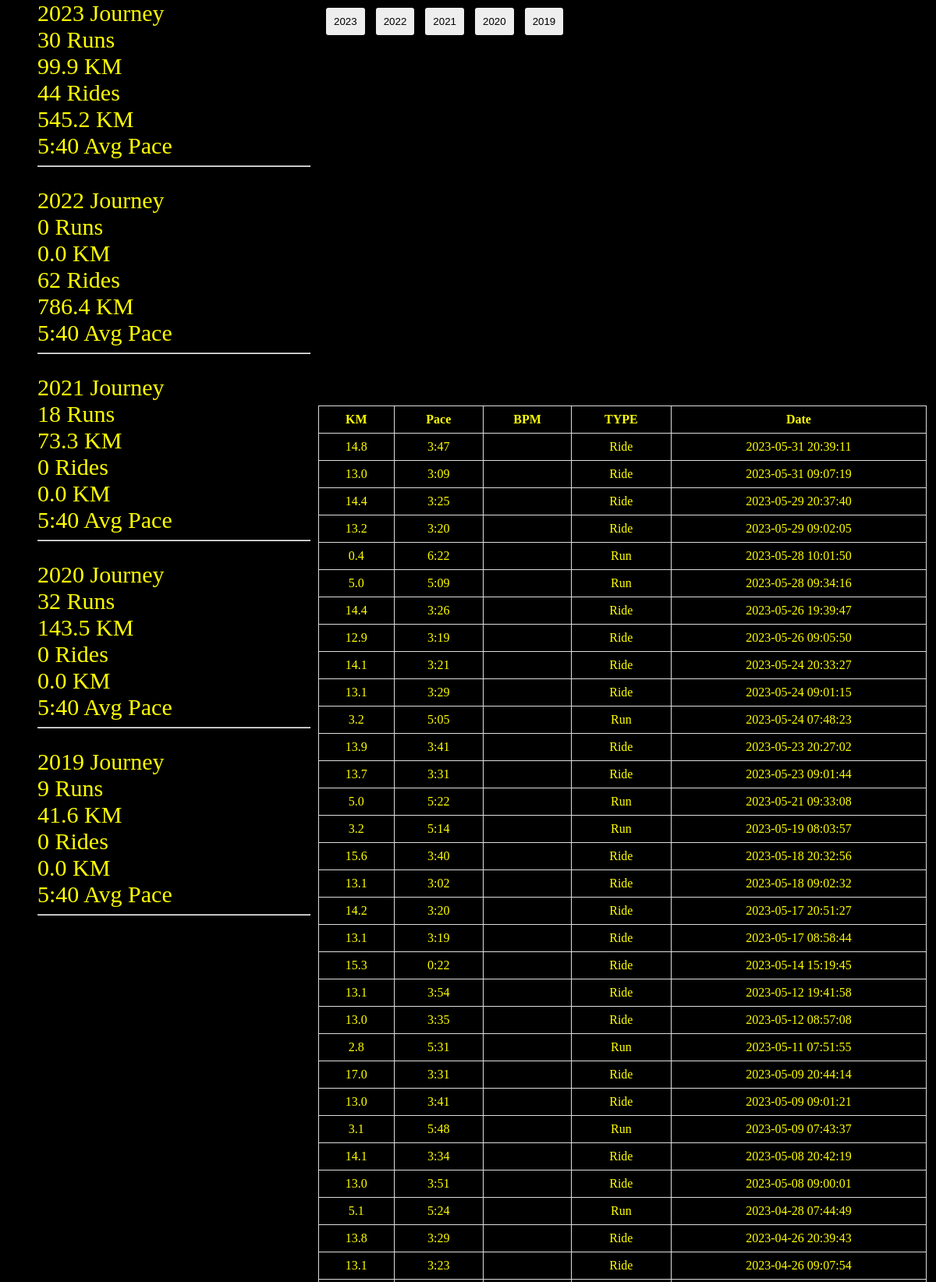
The page / (upper part) on the database its author committed.
### tables this page shows
CREATE TABLE activities (
	run_id INTEGER NOT NULL, 
	name VARCHAR, 
	distance FLOAT, 
	moving_time DATETIME, 
	elapsed_time DATETIME, 
	type VARCHAR, 
	start_date VARCHAR, 
	start_date_local VARCHAR, 
	location_country VARCHAR, 
	summary_polyline VARCHAR, 
	average_heartrate FLOAT, 
	average_speed FLOAT, 
	PRIMARY KEY (run_id)
);

### scripts/app.py (the view)
@app.route('/')
def index():
    data = g.data
    print(data[:3])
    print(data.columns)
    data["year"] = data["Date"].apply(lambda x: x[:4])
    years = sorted(data["year"].unique(), reverse=True)
    summary_data = []
    for year in years:
        tmp = dict()
        cur_year_data = data[data["year"] == year]
        tmp["year"] = year
        tmp["runs"] = cur_year_data[cur_year_data["TYPE"] == "Run"].shape[0]
        tmp["run_km"] = round(cur_year_data[cur_year_data["TYPE"] == "Run"]["KM"].sum(), 2)
        tmp["rides"] = cur_year_data[cur_year_data["TYPE"] == "Ride"].shape[0]
        tmp["ride_km"] = round(cur_year_data[cur_year_data["TYPE"] == "Ride"]["KM"].sum(), 2)
        summary_data.append(tmp)
    print(summary_data)
    return render_template('index.html', table_data=g.table_data, data=summary_data)

### scripts/template/index.html (shortened to what this page needs)
<!DOCTYPE html>
<html>
<head>
    <link rel="stylesheet" href="{{ url_for('static', filename='css/style.css') }}">
</head>
<body>
    <div id="container">
        <div id="text">
            {% for row in data %}
                <div class="year">{{ row['year'] }} Journey</div>
                <div class="year">{{ row['runs'] }} Runs</div>
                <div class="year">{{ row['run_km'] }} KM</div>
                <div class="year">{{ row['rides'] }} Rides</div>
                <div class="year">{{ row['ride_km'] }} KM</div>
                <div class="year">5:40 Avg Pace</div>
                <hr style="color: red;">
                <br>
            {% endfor %}
        </div>
        <div class="wrapper">
            <div id="map-table">
                <div id="map"></div>
                <div id="year-button">
                    <button id="2023">2023</button>
                    <button id="2022">2022</button>
                    <button id="2021">2021</button>
                    <button id="2020">2020</button>
                    <button id="2019">2019</button>
                </div>
            </div>
            <div id="table">
                <table>
                    <thead>
                        <tr>
                            <th>KM</th>
                            <th>Pace</th>
                            <th>BPM</th>
                            <th>TYPE</th>
                            <th>Date</th>
                        </tr>
                    </thead>
                    <tbody>
                        {% for row in table_data %}
                            <tr data-id="{{ row['id'] }}" onclick="window.scrollTo(0,0)">
                                <td>{{ row['KM'] }}</td>
                                <td>{{ row['Pace'] }}</td>
                                <td>{{ row['BPM'] }}</td>
                                <td>{{ row['TYPE'] }}</td>
                                <td>{{ row['Date'] }}</td>
                            </tr>
                        {% endfor %}
                    </tbody>
                </table>
            </div>
        </div>
    </div>
</body>
</html>

### scripts/static/css/style.css (style rules this page uses)
html, body { width: 100%; height: 100%; margin: 0; padding: 0; background-color: black; }
#container { display: flex; align-items: flex-start; }
#text { display: inline-block; width: 30%; margin-left: 4%; width: 350px; height: 1500px; margin-right: 10px; }
.wrapper { display: flex; flex-direction: column; width: 65%; }
#map-table, #table { display: inline-block; width: 100%; position: relative; }
#table { margin-top: 20px; align-self: flex-end; }
#year-button { position: absolute; top: 10px; left: 10px; }
#year-button button { padding: 10px; margin-right: 10px; background-color: #eee; border: none; border-radius: 3px; cursor: pointer; }
#map { width: 100%; height: 500px; }
table { width: 100%; border-collapse: collapse; }
th, td { border: 1px solid #ddd; padding: 8px; text-align: center; vertical-align: middle; color:yellow; }
tr { width: 100%; display: table-row; }
.year { color: yellow; font-size: 30px; }

### rows shown on the page
activities: KM "14.8", Pace "3:47", TYPE "Ride", Date "2023-05-31 20:39:11"
activities: KM "13.0", Pace "3:09", TYPE "Ride", Date "2023-05-31 09:07:19"
activities: KM "14.4", Pace "3:25", TYPE "Ride", Date "2023-05-29 20:37:40"
activities: KM "13.2", Pace "3:20", TYPE "Ride", Date "2023-05-29 09:02:05"
activities: KM "0.4", Pace "6:22", TYPE "Run", Date "2023-05-28 10:01:50"
activities: KM "5.0", Pace "5:09", TYPE "Run", Date "2023-05-28 09:34:16"
activities: KM "14.4", Pace "3:26", TYPE "Ride", Date "2023-05-26 19:39:47"
activities: KM "12.9", Pace "3:19", TYPE "Ride", Date "2023-05-26 09:05:50"
activities: KM "14.1", Pace "3:21", TYPE "Ride", Date "2023-05-24 20:33:27"
activities: KM "13.1", Pace "3:29", TYPE "Ride", Date "2023-05-24 09:01:15"
activities: KM "3.2", Pace "5:05", TYPE "Run", Date "2023-05-24 07:48:23"
activities: KM "13.9", Pace "3:41", TYPE "Ride", Date "2023-05-23 20:27:02"
activities: KM "13.7", Pace "3:31", TYPE "Ride", Date "2023-05-23 09:01:44"
activities: KM "5.0", Pace "5:22", TYPE "Run", Date "2023-05-21 09:33:08"
activities: KM "3.2", Pace "5:14", TYPE "Run", Date "2023-05-19 08:03:57"
activities: KM "15.6", Pace "3:40", TYPE "Ride", Date "2023-05-18 20:32:56"
activities: KM "13.1", Pace "3:02", TYPE "Ride", Date "2023-05-18 09:02:32"
activities: KM "14.2", Pace "3:20", TYPE "Ride", Date "2023-05-17 20:51:27"
activities: KM "13.1", Pace "3:19", TYPE "Ride", Date "2023-05-17 08:58:44"
activities: KM "15.3", Pace "0:22", TYPE "Ride", Date "2023-05-14 15:19:45"
activities: KM "13.1", Pace "3:54", TYPE "Ride", Date "2023-05-12 19:41:58"
activities: KM "13.0", Pace "3:35", TYPE "Ride", Date "2023-05-12 08:57:08"
activities: KM "2.8", Pace "5:31", TYPE "Run", Date "2023-05-11 07:51:55"
activities: KM "17.0", Pace "3:31", TYPE "Ride", Date "2023-05-09 20:44:14"
activities: KM "13.0", Pace "3:41", TYPE "Ride", Date "2023-05-09 09:01:21"
activities: KM "3.1", Pace "5:48", TYPE "Run", Date "2023-05-09 07:43:37"
activities: KM "14.1", Pace "3:34", TYPE "Ride", Date "2023-05-08 20:42:19"
activities: KM "13.0", Pace "3:51", TYPE "Ride", Date "2023-05-08 09:00:01"
activities: KM "5.1", Pace "5:24", TYPE "Run", Date "2023-04-28 07:44:49"
activities: KM "13.8", Pace "3:29", TYPE "Ride", Date "2023-04-26 20:39:43"
activities: KM "13.1", Pace "3:23", TYPE "Ride", Date "2023-04-26 09:07:54"

### other values the page prints
{{ row['year'] }} "2023" "2022" "2021" "2020" "2019"
{{ row['runs'] }} "30" "0" "18" "32" "9"
{{ row['run_km'] }} "99.9" "0.0" "73.3" "143.5" "41.6"
{{ row['rides'] }} "44" "62" "0" "0" "0"
{{ row['ride_km'] }} "545.2" "786.4" "0.0" "0.0" "0.0"
